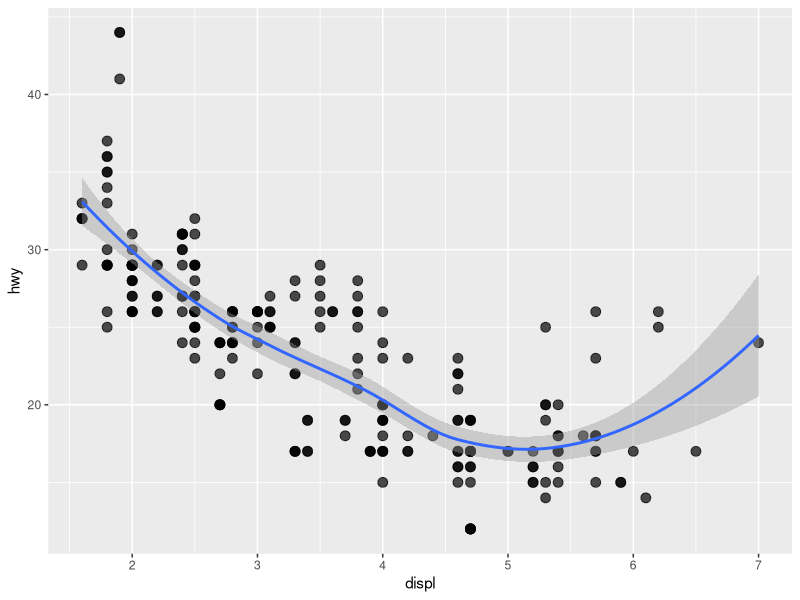
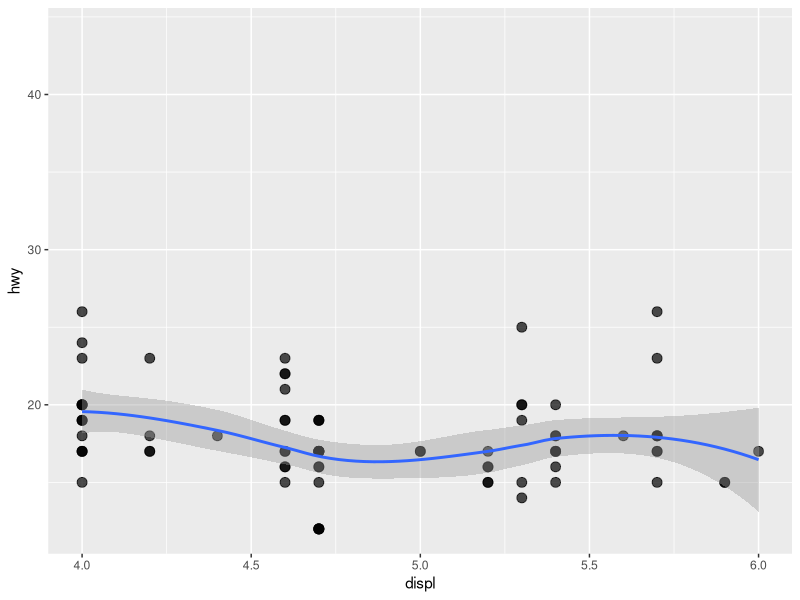
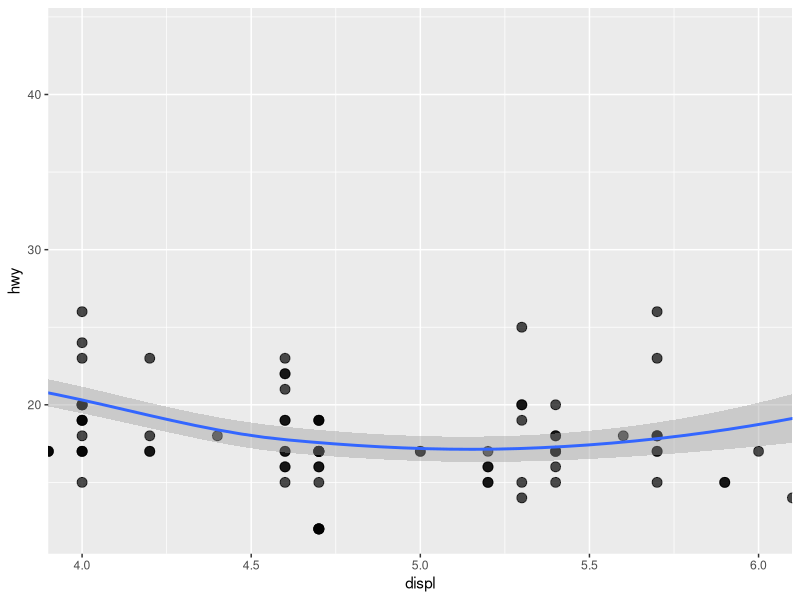
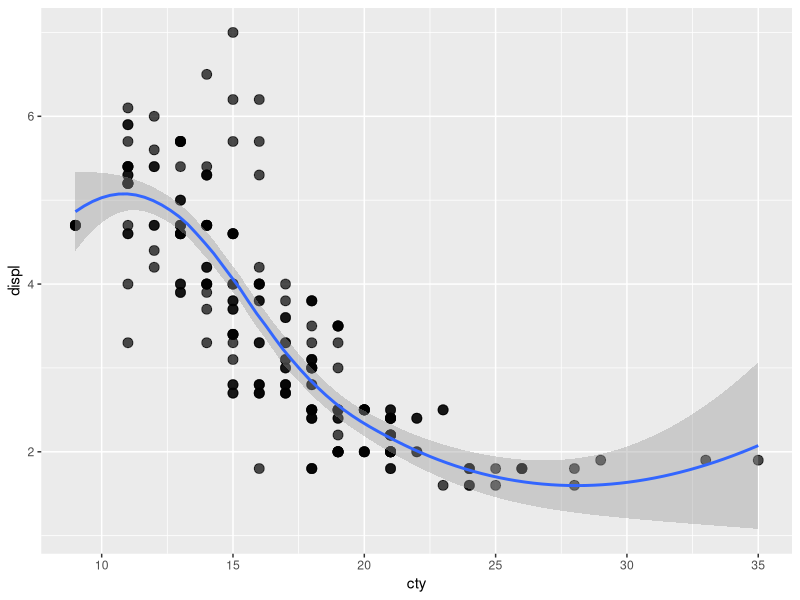
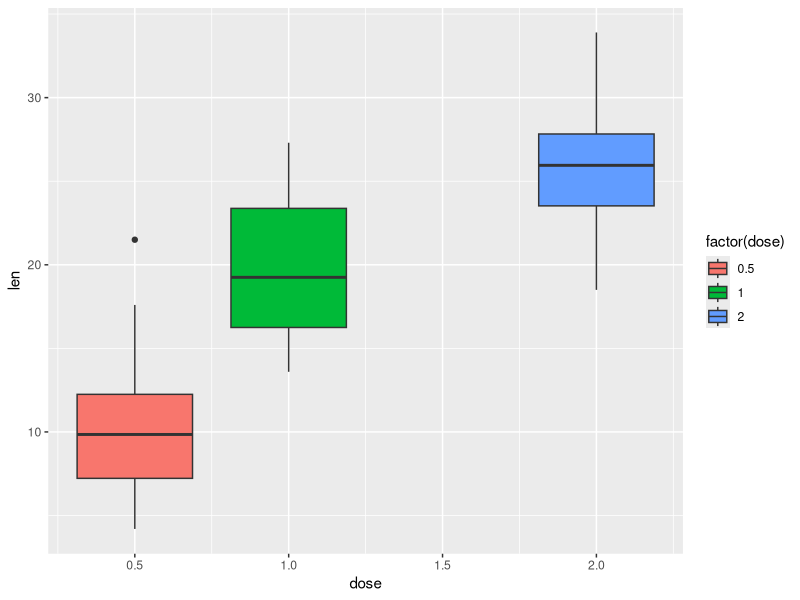
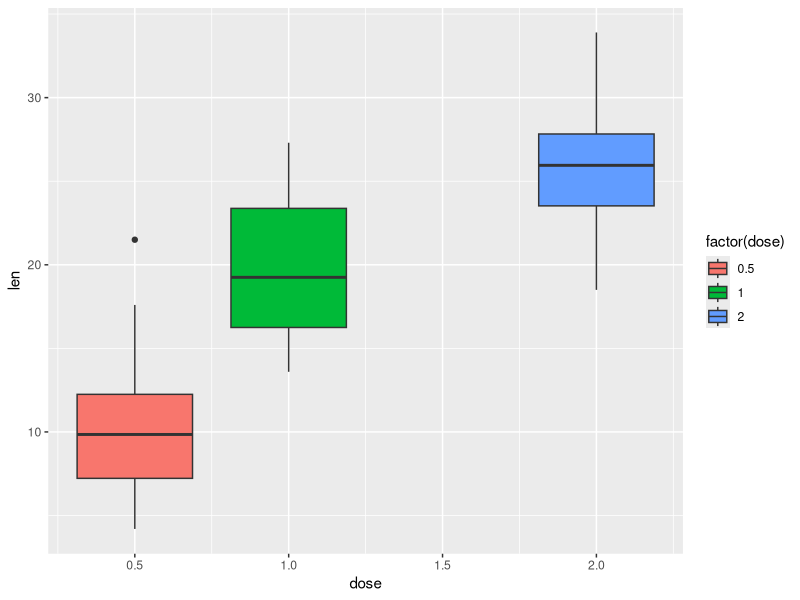
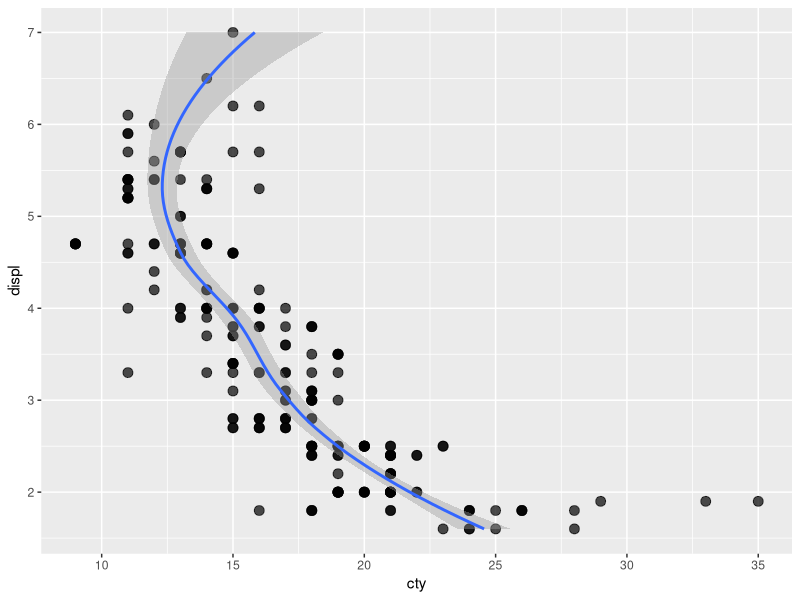
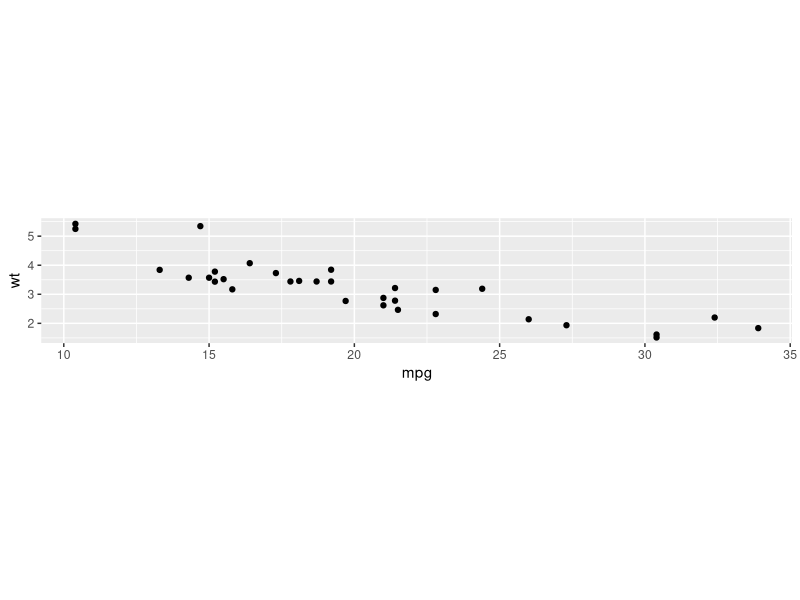

These figures' R source, in order:
rm(list = ls())

library("ggplot2")

# Ejemplo 6
ggplot(mpg, aes(displ, hwy)) +
  geom_point(size = 3, alpha = 0.7) +
  geom_smooth()

# Ejemplo 7
ggplot(mpg, aes(displ, hwy)) +
  geom_point(size = 3, alpha = 0.7) +
  geom_smooth() +
  scale_x_continuous(limits = c(4, 6))

# Ejemplo 8
ggplot(mpg, aes(displ, hwy)) +
  geom_point(size = 3, alpha = 0.7) +
  geom_smooth() +
  coord_cartesian(xlim = c(4, 6))

# Ejemplo 9
ggplot(mpg, aes(cty, displ)) +
  geom_point(size = 3, alpha = 0.7) +
  geom_smooth()

# Ejemplo 9 (coord_flip con boxplor)
ggplot(ToothGrowth,
       aes(x = dose, y = len,
           group = factor(dose))) +
  geom_boxplot(aes(fill = factor(dose)))

# Ejemplo 10 (coord_flip con boxplor)
ggplot(ToothGrowth,
       aes(x = dose, y = len,
           group = factor(dose))) +
  geom_boxplot(aes(fill = factor(dose)))

# Ejemplo 10
ggplot(mpg, aes(displ, cty)) +
  geom_point(size = 3, alpha = 0.7) +
  geom_smooth() + coord_flip()

# Ejemplo 11
ggplot(mtcars, aes(mpg, wt)) +
  geom_point() +
  coord_fixed(ratio = 1)

# Ejemplo 12
ggplot(mtcars, aes(mpg, wt)) +
  geom_point() +
  coord_fixed(ratio = 5)
